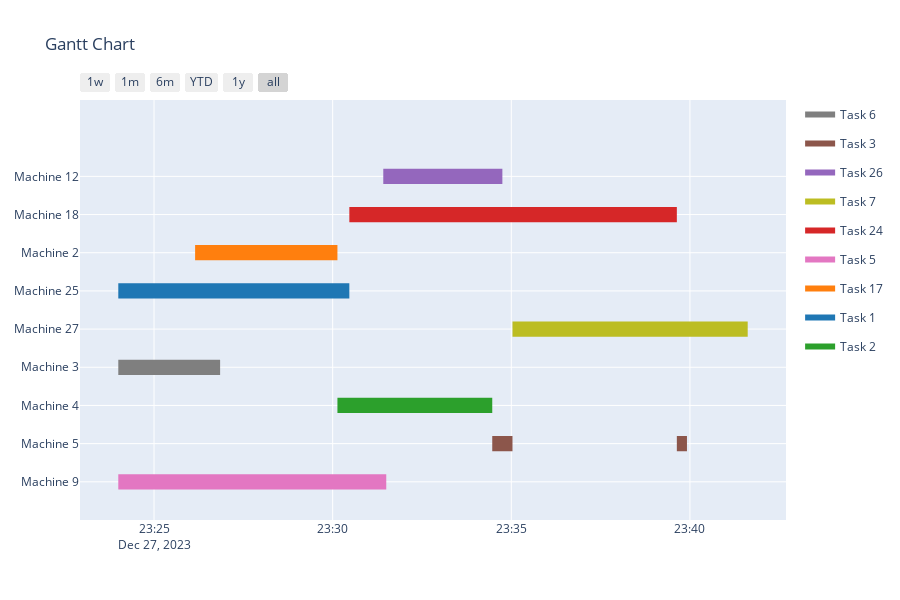

The cell this chart's notebook holds for it:
### Code cell
model = LPJS(tasks, orders, capacities)
model.solve()

### Figure 1 — Plotly figure (JSON) as saved in the notebook; plotly's stock layout.template omitted (floating-point values rounded to 4 significant figures)
{"data": [{"fill": "toself", "fillcolor": "rgb(127, 127, 127)", "hoverinfo": "name", "legendgroup": "rgb(127, 127, 127)", "mode": "none", "name": "Task 6", "showlegend": true, "type": "scatter", "x": ["2023-12-27 23:24:00", "2023-12-27 23:26:51", "2023-12-27 23:26:51", "2023-12-27 23:24:00"], "y": [2.8, 2.8, 3.2, 3.2]}, {"fill": "toself", "fillcolor": "rgb(140, 86, 75)", "hoverinfo": "name", "legendgroup": "rgb(140, 86, 75)", "mode": "none", "name": "Task 3", "showlegend": true, "type": "scatter", "x": ["2023-12-27 23:34:28", "2023-12-27 23:34:45", "2023-12-27 23:34:45", "2023-12-27 23:34:28", "2023-12-27 23:34:28", "2023-12-27 23:34:45", "2023-12-27 23:35:02", "2023-12-27 23:35:02", "2023-12-27 23:34:45", "2023-12-27 23:34:45", "2023-12-27 23:39:38", "2023-12-27 23:39:55", "2023-12-27 23:39:55", "2023-12-27 23:39:38"], "y": [0.8, 0.8, 1.2, 1.2, null, 0.8, 0.8, 1.2, 1.2, null, 0.8, 0.8, 1.2, 1.2]}, {"fill": "toself", "fillcolor": "rgb(148, 103, 189)", "hoverinfo": "name", "legendgroup": "rgb(148, 103, 189)", "mode": "none", "name": "Task 26", "showlegend": true, "type": "scatter", "x": ["2023-12-27 23:31:25", "2023-12-27 23:34:45", "2023-12-27 23:34:45", "2023-12-27 23:31:25"], "y": [7.8, 7.8, 8.2, 8.2]}, {"fill": "toself", "fillcolor": "rgb(188, 189, 34)", "hoverinfo": "name", "legendgroup": "rgb(188, 189, 34)", "mode": "none", "name": "Task 7", "showlegend": true, "type": "scatter", "x": ["2023-12-27 23:35:02", "2023-12-27 23:41:37", "2023-12-27 23:41:37", "2023-12-27 23:35:02"], "y": [3.8, 3.8, 4.2, 4.2]}, {"fill": "toself", "fillcolor": "rgb(214, 39, 40)", "hoverinfo": "name", "legendgroup": "rgb(214, 39, 40)", "mode": "none", "name": "Task 24", "showlegend": true, "type": "scatter", "x": ["2023-12-27 23:30:28", "2023-12-27 23:39:38", "2023-12-27 23:39:38", "2023-12-27 23:30:28"], "y": [6.8, 6.8, 7.2, 7.2]}, {"fill": "toself", "fillcolor": "rgb(227, 119, 194)", "hoverinfo": "name", "legendgroup": "rgb(227, 119, 194)", "mode": "none", "name": "Task 5", "showlegend": true, "type": "scatter", "x": ["2023-12-27 23:24:00", "2023-12-27 23:31:30", "2023-12-27 23:31:30", "2023-12-27 23:24:00"], "y": [-0.2, -0.2, 0.2, 0.2]}, {"fill": "toself", "fillcolor": "rgb(255, 127, 14)", "hoverinfo": "name", "legendgroup": "rgb(255, 127, 14)", "mode": "none", "name": "Task 17", "showlegend": true, "type": "scatter", "x": ["2023-12-27 23:26:09", "2023-12-27 23:30:08", "2023-12-27 23:30:08", "2023-12-27 23:26:09"], "y": [5.8, 5.8, 6.2, 6.2]}, {"fill": "toself", "fillcolor": "rgb(31, 119, 180)", "hoverinfo": "name", "legendgroup": "rgb(31, 119, 180)", "mode": "none", "name": "Task 1", "showlegend": true, "type": "scatter", "x": ["2023-12-27 23:24:00", "2023-12-27 23:26:09", "2023-12-27 23:26:09", "2023-12-27 23:24:00", "2023-12-27 23:24:00", "2023-12-27 23:26:09", "2023-12-27 23:28:19", "2023-12-27 23:28:19", "2023-12-27 23:26:09", "2023-12-27 23:26:09", "2023-12-27 23:28:19", "2023-12-27 23:30:28", "2023-12-27 23:30:28", "2023-12-27 23:28:19"], "y": [4.8, 4.8, 5.2, 5.2, null, 4.8, 4.8, 5.2, 5.2, null, 4.8, 4.8, 5.2, 5.2]}, {"fill": "toself", "fillcolor": "rgb(44, 160, 44)", "hoverinfo": "name", "legendgroup": "rgb(44, 160, 44)", "mode": "none", "name": "Task 2", "showlegend": true, "type": "scatter", "x": ["2023-12-27 23:30:08", "2023-12-27 23:34:28", "2023-12-27 23:34:28", "2023-12-27 23:30:08"], "y": [1.8, 1.8, 2.2, 2.2]}, {"legendgroup": "rgb(127, 127, 127)", "marker": {"color": "rgb(127, 127, 127)", "opacity": 0, "size": 1}, "mode": "markers", "name": "", "showlegend": false, "text": [null, null], "type": "scatter", "x": ["2023-12-27 23:24:00", "2023-12-27 23:26:51"], "y": [3, 3]}, {"legendgroup": "rgb(140, 86, 75)", "marker": {"color": "rgb(140, 86, 75)", "opacity": 0, "size": 1}, "mode": "markers", "name": "", "showlegend": false, "text": [null, null, null, null, null, null], "type": "scatter", "x": ["2023-12-27 23:34:28", "2023-12-27 23:34:45", "2023-12-27 23:34:45", "2023-12-27 23:35:02", "2023-12-27 23:39:38", "2023-12-27 23:39:55"], "y": [1, 1, 1, 1, 1, 1]}, {"legendgroup": "rgb(148, 103, 189)", "marker": {"color": "rgb(148, 103, 189)", "opacity": 0, "size": 1}, "mode": "markers", "name": "", "showlegend": false, "text": [null, null], "type": "scatter", "x": ["2023-12-27 23:31:25", "2023-12-27 23:34:45"], "y": [8, 8]}, {"legendgroup": "rgb(188, 189, 34)", "marker": {"color": "rgb(188, 189, 34)", "opacity": 0, "size": 1}, "mode": "markers", "name": "", "showlegend": false, "text": [null, null], "type": "scatter", "x": ["2023-12-27 23:35:02", "2023-12-27 23:41:37"], "y": [4, 4]}, {"legendgroup": "rgb(214, 39, 40)", "marker": {"color": "rgb(214, 39, 40)", "opacity": 0, "size": 1}, "mode": "markers", "name": "", "showlegend": false, "text": [null, null], "type": "scatter", "x": ["2023-12-27 23:30:28", "2023-12-27 23:39:38"], "y": [7, 7]}, {"legendgroup": "rgb(227, 119, 194)", "marker": {"color": "rgb(227, 119, 194)", "opacity": 0, "size": 1}, "mode": "markers", "name": "", "showlegend": false, "text": [null, null], "type": "scatter", "x": ["2023-12-27 23:24:00", "2023-12-27 23:31:30"], "y": [0, 0]}, {"legendgroup": "rgb(255, 127, 14)", "marker": {"color": "rgb(255, 127, 14)", "opacity": 0, "size": 1}, "mode": "markers", "name": "", "showlegend": false, "text": [null, null], "type": "scatter", "x": ["2023-12-27 23:26:09", "2023-12-27 23:30:08"], "y": [6, 6]}, {"legendgroup": "rgb(31, 119, 180)", "marker": {"color": "rgb(31, 119, 180)", "opacity": 0, "size": 1}, "mode": "markers", "name": "", "showlegend": false, "text": [null, null, null, null, null, null], "type": "scatter", "x": ["2023-12-27 23:24:00", "2023-12-27 23:26:09", "2023-12-27 23:26:09", "2023-12-27 23:28:19", "2023-12-27 23:28:19", "2023-12-27 23:30:28"], "y": [5, 5, 5, 5, 5, 5]}, {"legendgroup": "rgb(44, 160, 44)", "marker": {"color": "rgb(44, 160, 44)", "opacity": 0, "size": 1}, "mode": "markers", "name": "", "showlegend": false, "text": [null, null], "type": "scatter", "x": ["2023-12-27 23:30:08", "2023-12-27 23:34:28"], "y": [2, 2]}], "layout": {"height": 600, "hovermode": "closest", "showlegend": true, "title": {"text": " Gantt Chart"}, "xaxis": {"rangeselector": {"buttons": [{"count": 7, "label": "1w", "step": "day", "stepmode": "backward"}, {"count": 1, "label": "1m", "step": "month", "stepmode": "backward"}, {"count": 6, "label": "6m", "step": "month", "stepmode": "backward"}, {"count": 1, "label": "YTD", "step": "year", "stepmode": "todate"}, {"count": 1, "label": "1y", "step": "year", "stepmode": "backward"}, {"step": "all"}]}, "showgrid": true, "type": "date", "zeroline": false}, "yaxis": {"autorange": false, "range": [-1, 10], "showgrid": true, "ticktext": ["Machine 9", "Machine 5", "Machine 4", "Machine 3", "Machine 27", "Machine 25", "Machine 2", "Machine 18", "Machine 12"], "tickvals": [0, 1, 2, 3, 4, 5, 6, 7, 8], "zeroline": false}}}
